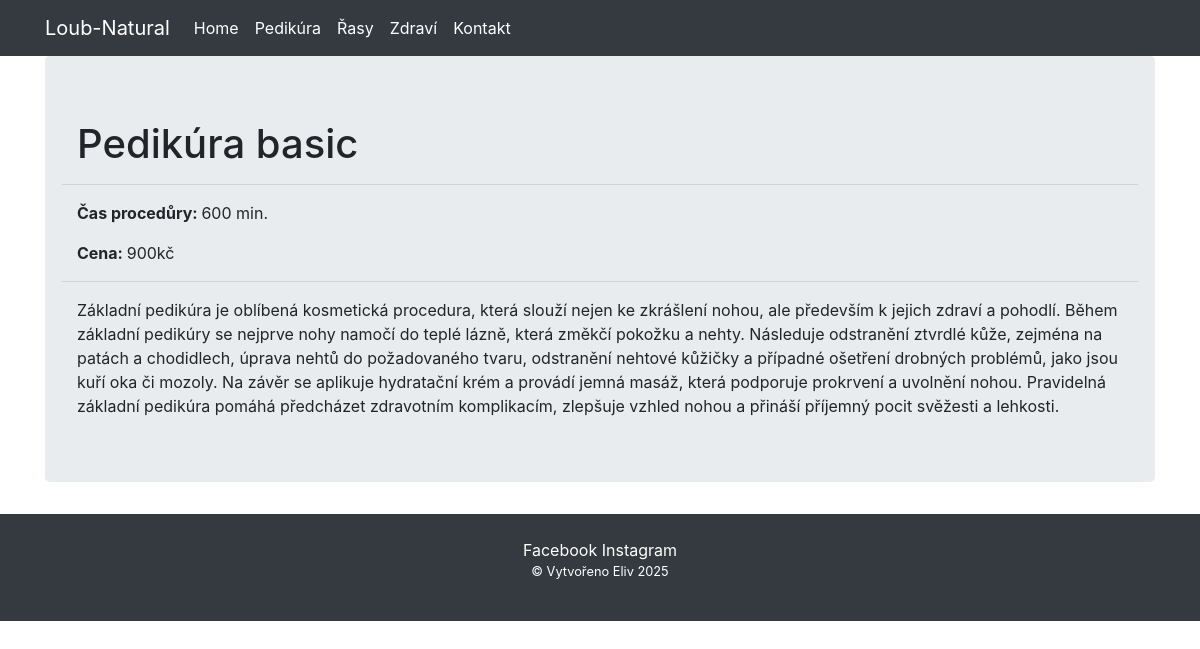
The app's page /pedicure/2/, older data.
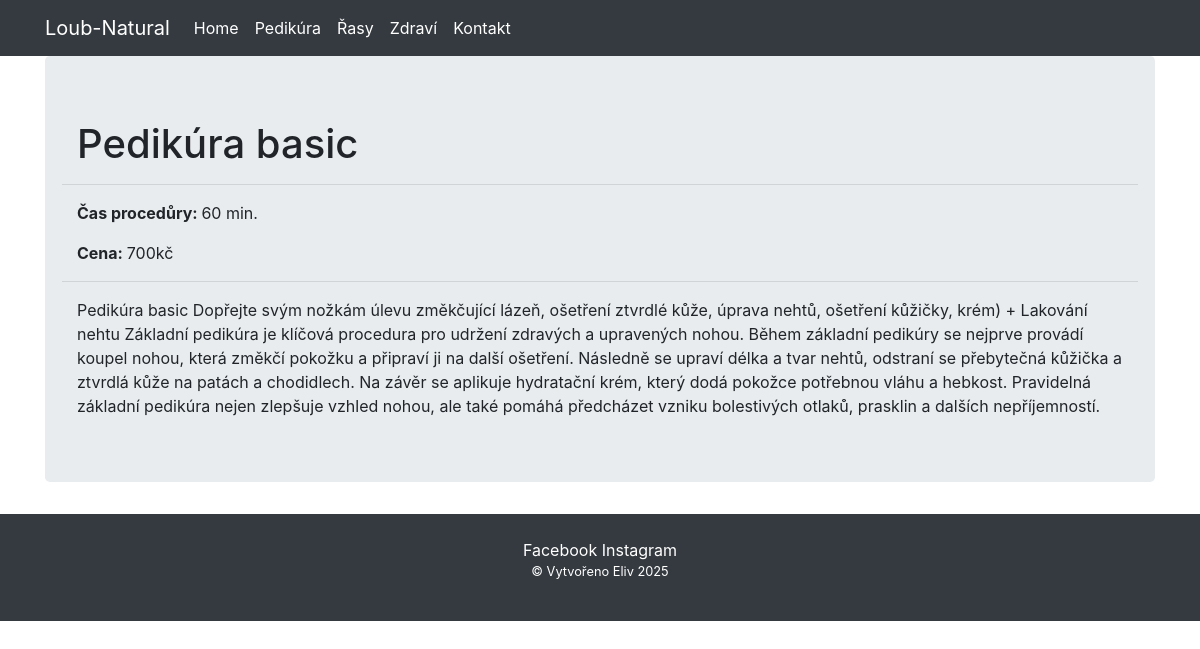
The same page, newer data.
### viewer/models.py (models this page shows, shortened)
class Pedikura(Model):
    name = CharField(max_length=30, null=False, blank=False, unique=True)
    procedure_time = IntegerField(null=False, blank=False)
    description = TextField(max_length=5000, null=True, blank=True)
    price = IntegerField(null=False, blank=False)
    class Meta:
        ordering = ['name']
        verbose_name_plural = "Pedikúra"

### viewer/views.py (the view)
# urls.py: path('pedicure/<int:pk>/', PedicureDetailView.as_view(), name="pedicure_detail"),
class PedicureDetailView(DetailView):
    template_name = 'pedicure.html'
    model = Pedikura
    context_object_name = 'pedicure_detail'

### viewer/templates/pedicure.html (shortened to what this page needs)
{% extends 'base.html' %}
{% block content %}
<h1 class=display-5">{{ pedicure_detail.name }}</h1>
    <hr class="row">
<div class="col-md-16">
    <p><strong>Čas procedůry: </strong> {{ pedicure_detail.procedure_time }} min.
    <p><strong>Cena: </strong> {{ pedicure_detail.price }}kč</p>
    <hr class="row">
    <div>{{ pedicure_detail.description }}</div>
</div>
    {% endblock %}

### viewer/templates/base.html (shortened to what this page needs)
{% load static %}
<html
        {% if LANGUAGE_CODE %} lang="{{ LANGUAGE_CODE }}" {% endif %}>
<head>
    <link rel="stylesheet" href="https://stackpath.bootstrapcdn.com/bootstrap/4.2.1/css/bootstrap.min.css"
>
</head>
<body>
{% include 'navbar.html' %}
<div class="container">
    <div class="jumbotron">
        {% block content %} {% endblock %}
    </div>
</div>
<footer class="text-center text-white bg-dark p-4">
    <a class="text-reset fw-bold" href="https://www.facebook.com/loub.natural/">Facebook</a>
    <a class="text-reset fw-bold" href="https://www.instagram.com/loubnatural/">Instagram</a>
    <p style="text-aling: right;"><small> © Vytvořeno Eliv 2025</small></p>
</footer>
</body>
</html>

### viewer/templates/navbar.html (shortened to what this page needs)
<nav class="navbar navbar-expand-lg navbar-dark bg-dark">
    <div class="container fixed">
        <a class="navbar-brand" href="/">Loub-Natural</a>
        <div class="collapse navbar-collapse" id="navbarNavAltMarkup">
            <div class="navbar-nav">
                <a class="nav-item nav-link active" href="{% url 'home' %}">Home</a>
                <a class="nav-item nav-link active" href="{% url 'pedicure' %}">Pedikúra</a>
                <a class="nav-item nav-link active" href="{% url 'eyelash' %}">Řasy</a>
                <a class="nav-item nav-link active" href="{% url 'health' %}">Zdraví</a>
                <a class="nav-item nav-link active" href="{% url 'contact' %}">Kontakt</a>
            </div>
        </div>
    </div>
</nav>

Row changes from the older to the newer data that the page shows:
changed Pedikura "Pedikúra basic": procedure_time "600" → "60"; price "900" → "700"; description "Základní pedikúra je oblíbená kosmetická procedura, která slouží nejen ke zkrášlení nohou, ale především k jejich zdraví a pohodlí. Během základní pedikúry se nejprve nohy namočí do teplé lázně, která změkčí pokožku a nehty. Následuje odstranění ztvrdlé kůže, zejména na patách a chodidlech, úprava nehtů do požadovaného tvaru, odstranění nehtové kůžičky a případné ošetření drobných problémů, jako jsou kuří oka či mozoly. Na závěr se aplikuje hydratační krém a provádí jemná masáž, která podporuje prokrvení a uvolnění nohou. Pravidelná základní pedikúra pomáhá předcházet zdravotním komplikacím, zlepšuje vzhled nohou a přináší příjemný pocit svěžesti a lehkosti." → "Pedikúra basic Dopřejte svým nožkám úlevu změkčující lázeň, ošetření ztvrdlé kůže, úprava nehtů, ošetření kůžičky, krém) + Lakování nehtu Základní pedikúra je klíčová procedura pro udržení zdravých a upravených nohou. Během základní pedikúry se nejprve provádí koupel nohou, která změkčí pokožku a připraví ji na další ošetření. Následně se upraví délka a tvar nehtů, odstraní se přebytečná kůžička a ztvrdlá kůže na patách a chodidlech. Na závěr se aplikuje hydratační krém, který dodá pokožce potřebnou vláhu a hebkost. Pravidelná základní pedikúra nejen zlepšuje vzhled nohou, ale také pomáhá předcházet vzniku bolestivých otlaků, prasklin a dalších nepříjemností."
